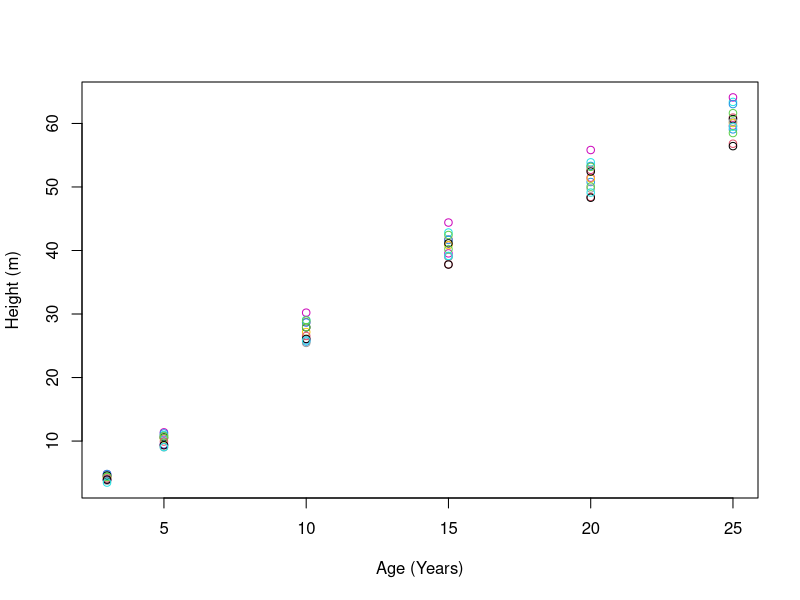
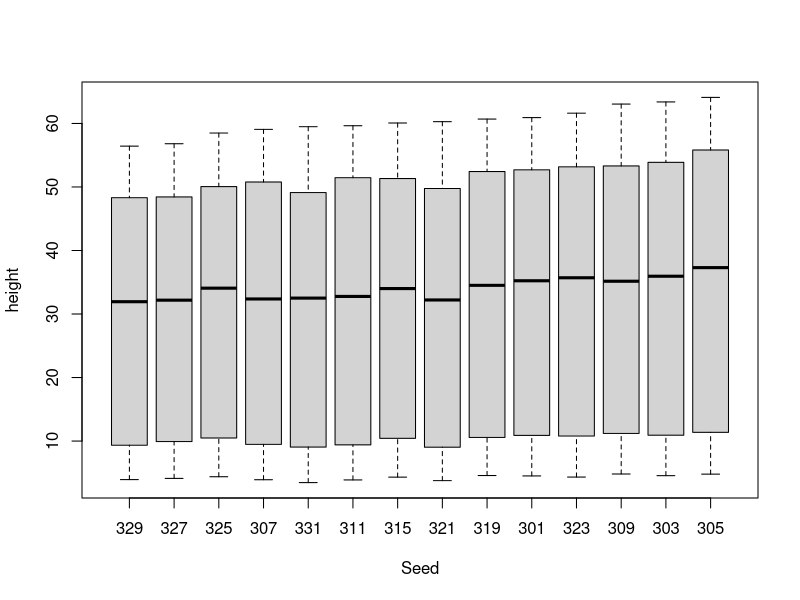

R code for these plots, in order:
#######################################################
# Example R Markdown Script                           #
# John Godlee                                         #
# 24/Jan/2017                                         #
#######################################################

# Use this example R script to practice compiling an R Markdown file. 
# Try to make a well commented, easy to follow record of what is going on so that others can easily follow.

# Install and load the relevant packages ----------------------------------------------
library(datasets) # To get the loblolly pine growth data
library(dplyr) # To get summary statistics on the data

# Set your working directory to where you have saved your script
setwd()

# Import data -------------------------------------------------------------
pine_growth <- Loblolly # This data shows the height of pine trees at different ages, from different seed stocks
head(pine_growth)

# Investigating the data ------------------------------------------------------------
# Create a simple scatterplot showing the age-height distribution
# This set of boxplots can be added to your R Markdown document by putting the code in a code chunk
# Try adding some plain text to your R markdown document to explain the histogram
plot(x = pine_growth$age, y = pine_growth$height, xlab = "Age (Years)", ylab = "Height (m)", col=pine_growth$Seed)

# Create boxplots to show how different Seed stocks compare in height distribution
boxplot(height ~ Seed, data = pine_growth)

# Use a pipe to get a table of summary statistics for each Seed type
pine_growth_seedsumm <- pine_growth %>%
  group_by(Seed) %>%
  summarise("Mean Height" = mean(height), "STDEV Height" = sd(height), "Median Height" = median(height))

# Use a pipe to get a table of summary statistics for each Age type
pine_growth_agesumm <- pine_growth %>%
  group_by(age) %>%
  summarise("Mean Height" = mean(height), "STDEV Height" = sd(height), "Median Height" = median(height))

## Make a table of `pine_growth_seedsumm' and `pine_growth_agesumm' in your R markdown document using pander(), the instructions can be found in the tutorial


